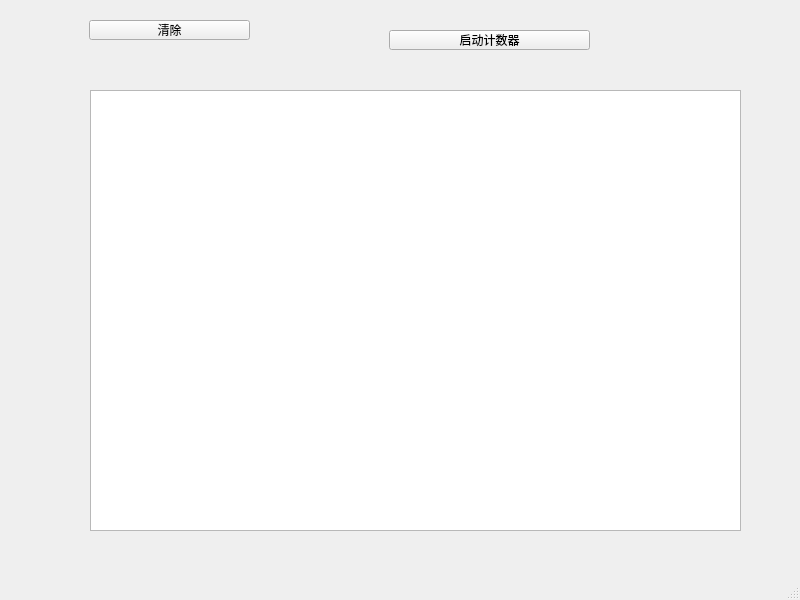
<?xml version="1.0" encoding="UTF-8"?>
<ui version="4.0">
 <class>MainWindow</class>
 <widget class="QMainWindow" name="MainWindow">
  <property name="geometry">
   <rect>
    <x>0</x>
    <y>0</y>
    <width>800</width>
    <height>600</height>
   </rect>
  </property>
  <property name="windowTitle">
   <string>MainWindow</string>
  </property>
  <widget class="QWidget" name="centralwidget">
   <widget class="QtCharts::QChartView" name="graphicsView">
    <property name="geometry">
     <rect>
      <x>90</x>
      <y>90</y>
      <width>651</width>
      <height>441</height>
     </rect>
    </property>
   </widget>
   <widget class="QPushButton" name="btnClear">
    <property name="geometry">
     <rect>
      <x>89</x>
      <y>20</y>
      <width>161</width>
      <height>20</height>
     </rect>
    </property>
    <property name="text">
     <string>清除</string>
    </property>
   </widget>
   <widget class="QPushButton" name="btnStartAndStop">
    <property name="geometry">
     <rect>
      <x>389</x>
      <y>30</y>
      <width>201</width>
      <height>20</height>
     </rect>
    </property>
    <property name="text">
     <string>启动计数器</string>
    </property>
   </widget>
  </widget>
  <widget class="QMenuBar" name="menubar">
   <property name="geometry">
    <rect>
     <x>0</x>
     <y>0</y>
     <width>800</width>
     <height>21</height>
    </rect>
   </property>
  </widget>
  <widget class="QStatusBar" name="statusbar"/>
 </widget>
 <customwidgets>
  <customwidget>
   <class>QtCharts::QChartView</class>
   <extends>QGraphicsView</extends>
   <header>qchartview.h</header>
  </customwidget>
 </customwidgets>
 <resources/>
 <connections/>
</ui>
